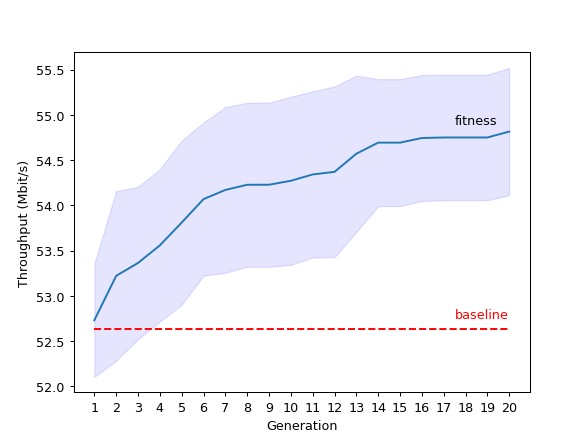

Here is the Python script that generated this plot:
import json
import os
import matplotlib.pyplot as plt
import statistics

baselineY = [52.639411764706 for i in range(20)]
baselineX = [i+1 for i in range(20)]


runs = []
files = os.listdir('json')
n_files = len(files)

for json_file in files:
    run = []
    with open(os.path.join('json', json_file), 'r') as f:
        j = json.load(f)
        for fit in j:
            run.append(fit['fitness'])
    runs.append(run)

plt.plot(baselineX,baselineY, '--',
    color='red'
)

average = []
y1 = []
y2 = []

for x in range(20):
    sample = []
    sum = 0
    for run in runs:
        sum += run[x]
        sample.append(run[x])
    mean = sum/n_files;
    average.append(mean)

    std = statistics.stdev(sample)
    y1.append((sum/n_files)+std)
    y2.append((sum/n_files)-std)

plt.plot(baselineX, average)
plt.xlabel("Generation")
plt.ylabel("Throughput (Mbit/s)")

# Shade the area between y1 and y2
plt.fill_between(baselineX, y1, y2,
                 facecolor="orange", # The fill color
                 color='blue',       # The outline color
                 alpha=0.1)          # Transparency of the fill
plt.xticks(baselineX)

plt.text(17.5, 54.9, 'fitness')

plt.text(17.5, 52.75, 'baseline', color='red')
# Show the plot
# plt.show()
plt.savefig('plot.png', dpi=92)